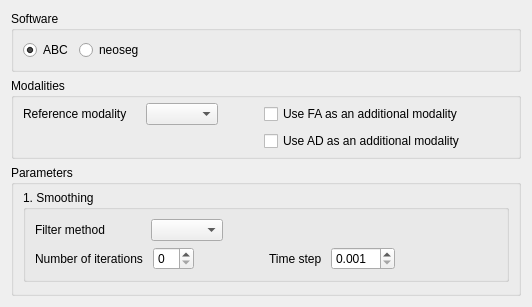
      <widget class="QWidget" name="tabTissueSeg">
       <attribute name="title">
        <string>Tissue Segmentation</string>
       </attribute>
       <layout class="QGridLayout" name="gridLayout_11">
        <item row="0" column="0">
         <widget class="QGroupBox" name="groupBox_11">
          <property name="title">
           <string>Software</string>
          </property>
          <layout class="QHBoxLayout" name="horizontalLayout_22">
           <item>
            <widget class="QRadioButton" name="radioABC">
             <property name="text">
              <string>ABC</string>
             </property>
             <property name="checked">
              <bool>true</bool>
             </property>
            </widget>
           </item>
           <item>
            <widget class="QRadioButton" name="radioNeoseg">
             <property name="text">
              <string>neoseg</string>
             </property>
            </widget>
           </item>
           <item>
            <spacer name="horizontalSpacer_3">
             <property name="orientation">
              <enum>Qt::Horizontal</enum>
             </property>
             <property name="sizeHint" stdset="0">
              <size>
               <width>40</width>
               <height>20</height>
              </size>
             </property>
            </spacer>
           </item>
          </layout>
         </widget>
        </item>
        <item row="1" column="0">
         <widget class="QGroupBox" name="neosegModalities_groupBox">
          <property name="title">
           <string>Modalities</string>
          </property>
          <layout class="QGridLayout" name="gridLayout_8">
           <property name="topMargin">
            <number>5</number>
           </property>
           <property name="bottomMargin">
            <number>5</number>
           </property>
           <item row="1" column="4">
            <widget class="QWidget" name="widget_45" native="true">
             <layout class="QHBoxLayout" name="horizontalLayout_37">
              <property name="leftMargin">
               <number>0</number>
              </property>
              <property name="topMargin">
               <number>0</number>
              </property>
              <property name="rightMargin">
               <number>0</number>
              </property>
              <property name="bottomMargin">
               <number>0</number>
              </property>
              <item>
               <widget class="QCheckBox" name="usingAD_checkBox">
                <property name="text">
                 <string>Use AD as an additional modality </string>
                </property>
                <property name="checked">
                 <bool>false</bool>
                </property>
               </widget>
              </item>
              <item>
               <spacer name="horizontalSpacer_13">
                <property name="orientation">
                 <enum>Qt::Horizontal</enum>
                </property>
                <property name="sizeHint" stdset="0">
                 <size>
                  <width>40</width>
                  <height>20</height>
                 </size>
                </property>
               </spacer>
              </item>
             </layout>
            </widget>
           </item>
           <item row="0" column="4">
            <widget class="QWidget" name="widget_44" native="true">
             <layout class="QHBoxLayout" name="horizontalLayout_36">
              <property name="leftMargin">
               <number>0</number>
              </property>
              <property name="topMargin">
               <number>0</number>
              </property>
              <property name="rightMargin">
               <number>0</number>
              </property>
              <property name="bottomMargin">
               <number>0</number>
              </property>
              <item>
               <widget class="QCheckBox" name="usingFA_checkBox">
                <property name="text">
                 <string>Use FA as an additional modality </string>
                </property>
                <property name="checked">
                 <bool>false</bool>
                </property>
               </widget>
              </item>
              <item>
               <spacer name="horizontalSpacer_24">
                <property name="orientation">
                 <enum>Qt::Horizontal</enum>
                </property>
                <property name="sizeHint" stdset="0">
                 <size>
                  <width>40</width>
                  <height>20</height>
                 </size>
                </property>
               </spacer>
              </item>
             </layout>
            </widget>
           </item>
           <item row="0" column="0">
            <widget class="QWidget" name="widget_18" native="true">
             <layout class="QHBoxLayout" name="horizontalLayout_10">
              <property name="leftMargin">
               <number>0</number>
              </property>
              <property name="topMargin">
               <number>0</number>
              </property>
              <property name="rightMargin">
               <number>0</number>
              </property>
              <property name="bottomMargin">
               <number>0</number>
              </property>
              <item>
               <widget class="QLabel" name="label_36">
                <property name="text">
                 <string>Reference modality    </string>
                </property>
               </widget>
              </item>
              <item>
               <widget class="QComboBox" name="referenceModality_comboBox"/>
              </item>
              <item>
               <spacer name="horizontalSpacer_28">
                <property name="orientation">
                 <enum>Qt::Horizontal</enum>
                </property>
                <property name="sizeHint" stdset="0">
                 <size>
                  <width>40</width>
                  <height>20</height>
                 </size>
                </property>
               </spacer>
              </item>
             </layout>
            </widget>
           </item>
          </layout>
         </widget>
        </item>
        <item row="2" column="0">
         <widget class="QGroupBox" name="neosegParameters_groupBox">
          <property name="title">
           <string>Parameters</string>
          </property>
          <layout class="QVBoxLayout" name="verticalLayout_15">
           <property name="topMargin">
            <number>5</number>
           </property>
           <property name="bottomMargin">
            <number>5</number>
           </property>
           <item>
            <widget class="QGroupBox" name="groupBox_3">
             <property name="title">
              <string>1. Smoothing</string>
             </property>
             <layout class="QGridLayout" name="gridLayout_9">
              <property name="bottomMargin">
               <number>9</number>
              </property>
              <item row="0" column="0">
               <widget class="QWidget" name="widget_12" native="true">
                <layout class="QHBoxLayout" name="horizontalLayout_8">
                 <property name="leftMargin">
                  <number>0</number>
                 </property>
                 <property name="topMargin">
                  <number>0</number>
                 </property>
                 <property name="rightMargin">
                  <number>0</number>
                 </property>
                 <property name="bottomMargin">
                  <number>0</number>
                 </property>
                 <item>
                  <widget class="QLabel" name="label_11">
                   <property name="text">
                    <string>Filter method            </string>
                   </property>
                  </widget>
                 </item>
                 <item alignment="Qt::AlignLeft">
                  <widget class="QComboBox" name="filterMethod_comboBox"/>
                 </item>
                 <item>
                  <spacer name="horizontalSpacer_8">
                   <property name="orientation">
                    <enum>Qt::Horizontal</enum>
                   </property>
                   <property name="sizeHint" stdset="0">
                    <size>
                     <width>40</width>
                     <height>20</height>
                    </size>
                   </property>
                  </spacer>
                 </item>
                </layout>
               </widget>
              </item>
              <item row="1" column="0">
               <widget class="QWidget" name="widget_16" native="true">
                <layout class="QHBoxLayout" name="horizontalLayout_24">
                 <property name="leftMargin">
                  <number>0</number>
                 </property>
                 <property name="topMargin">
                  <number>0</number>
                 </property>
                 <property name="rightMargin">
                  <number>0</number>
                 </property>
                 <property name="bottomMargin">
                  <number>0</number>
                 </property>
                 <item>
                  <widget class="QLabel" name="label_2">
                   <property name="text">
                    <string>Number of iterations </string>
                   </property>
                  </widget>
                 </item>
                 <item alignment="Qt::AlignLeft">
                  <widget class="QSpinBox" name="numberOfIterations_spinBox">
                   <property name="value">
                    <number>0</number>
                   </property>
                  </widget>
                 </item>
                 <item>
                  <spacer name="horizontalSpacer_4">
                   <property name="orientation">
                    <enum>Qt::Horizontal</enum>
                   </property>
                   <property name="sizeHint" stdset="0">
                    <size>
                     <width>40</width>
                     <height>20</height>
                    </size>
                   </property>
                  </spacer>
                 </item>
                </layout>
               </widget>
              </item>
              <item row="1" column="3">
               <widget class="QWidget" name="widget_28" native="true">
                <layout class="QHBoxLayout" name="horizontalLayout_25">
                 <property name="leftMargin">
                  <number>0</number>
                 </property>
                 <property name="topMargin">
                  <number>0</number>
                 </property>
                 <property name="rightMargin">
                  <number>0</number>
                 </property>
                 <property name="bottomMargin">
                  <number>0</number>
                 </property>
                 <item>
                  <widget class="QLabel" name="label_3">
                   <property name="text">
                    <string>Time step </string>
                   </property>
                  </widget>
                 </item>
                 <item>
                  <widget class="QDoubleSpinBox" name="timeStep_spinBox">
                   <property name="decimals">
                    <number>3</number>
                   </property>
                   <property name="minimum">
                    <double>0.001000000000000</double>
                   </property>
                   <property name="value">
                    <double>0.001000000000000</double>
                   </property>
                  </widget>
                 </item>
                 <item>
                  <spacer name="horizontalSpacer_7">
                   <property name="orientation">
                    <enum>Qt::Horizontal</enum>
                   </property>
                   <property name="sizeHint" stdset="0">
                    <size>
                     <width>40</width>
                     <height>20</height>
                    </size>
                   </property>
                  </spacer>
                 </item>
                </layout>
               </widget>
              </item>
             </layout>
            </widget>
           </item>
           <item>
            <widget class="QFrame" name="softwareFrame">
             <property name="frameShape">
              <enum>QFrame::NoFrame</enum>
             </property>
             <property name="frameShadow">
              <enum>QFrame::Plain</enum>
             </property>
             <property name="lineWidth">
              <number>0</number>
             </property>
            </widget>
           </item>
          </layout>
         </widget>
        </item>
       </layout>
      </widget>
